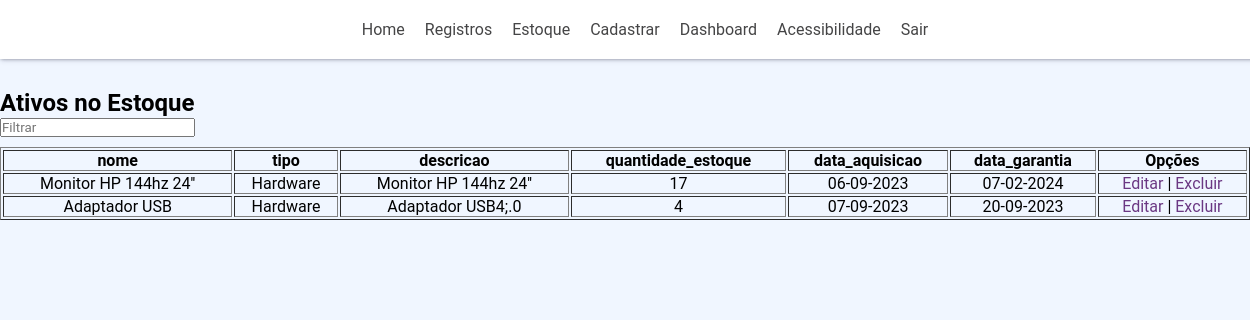
Page /estoque (signed in) on the committed database.
### aplicacao/models.py (models this page shows, shortened)
class Ativo(database.Model):
    id = database.Column(database.Integer, primary_key=True)
    nome = database.Column(database.String(75), nullable=False, unique=True)
    tipo = database.Column(database.String, nullable=False)
    descricao = database.Column(database.String(500), nullable=False)
    data_aquisicao = database.Column(database.DateTime, nullable=False)
    data_garantia = database.Column(database.DateTime, nullable=False)
    quantidade_estoque = database.Column(database.Integer, nullable=False)
    solicitacoes = database.relationship("Solicitacao", backref="ativo", lazy=True)
    transacoes = database.relationship("TransacaoEstoque", backref="ativo", lazy=True)

### aplicacao/routes.py (the view)
@app.route("/estoque")
@login_required
def estoque():
    if current_user.permissao < 2:
        return abort(403)
    ativos = Ativo.query.all()
    return render_template("estoque.html", ativos=ativos)

### aplicacao/models.py (called while the page is built)
@login_manager.user_loader
def load_user(id_usuario):
    return Usuario.query.filter_by(id=int(id_usuario)).first()

### aplicacao/templates/estoque.html (shortened to what this page needs)
{% extends 'base_perfil.html' %}
{% block body %}
<h2>Ativos no Estoque</h2>
<input type="text" id="input" placeholder="Filtrar">
<table border="1">
    <thead>
        <tr>
            <th>nome</th>
            <th>tipo</th>
            <th>descricao</th>
            <th>quantidade_estoque</th>
            <th>data_aquisicao</th>
            <th>data_garantia</th>
            <th>Opções</th>
        </tr>
    </thead>
    <tbody id="table">
        {% for ativo in ativos %}
        <tr>
            <td>{{ativo.nome}}</td>
            <td>{{ativo.tipo}}</td>
            <td>{{ativo.descricao}}</td>
            <td>{{ativo.quantidade_estoque}}</td>
            <td>{{ativo.data_aquisicao.strftime('%d-%m-%Y')}}</td>
            <td>{{ativo.data_garantia.strftime('%d-%m-%Y')}}</td>
            <td><a href="{{ url_for('get_item', item_type='ativo', action='edit', item_id=ativo.id) }}">Editar</a> |
                <a href="{{ url_for('get_item', item_type='ativo', action='delete', item_id=ativo.id) }}">Excluir</a></td>
        </tr>
    {% endfor %}
    </tbody>
</table>
{% endblock %}

### aplicacao/templates/base_perfil.html (shortened to what this page needs)
<!DOCTYPE html>
<html lang="en">
<head>
    <link rel="stylesheet" href="{{ url_for('static', filename='css/style.css')}}">
</head>
<body>
    <div class="container">
        <nav>
            {% if current_user.permissao < 2 %}
            <a href="/home">Criar Solicitação</a>
            <a href="/feed">Minhas Solicitações</a>
            {% else %}
            <a href="/home">Home</a>
            <div class="dropdown">
                <span>Registros</span>
            </div>
            <div class="dropdown">
                <span>Estoque</span>
            </div>
            <div class="dropdown">
                <span>Cadastrar</span>
            </div>
            <a href="/dashboard">Dashboard</a>
            {% endif %}
            <div class="dropdown">
                <span>Acessibilidade</span>
            </div>
            <a href="/logout">Sair</a>
        </nav>
        {% block body %}{% endblock %}
    </div>
</body>
</html>

### aplicacao/static/css/style.css (style rules this page uses)
* { font-family: 'Roboto', sans-serif; margin: 0; padding: 0; }
body { background-color: #f0f6ff; }
div.container { padding: 0px 0px 30px 0px; }
table td, th { overflow-x: auto; max-height: calc(100vh - 17px); }
table { width: 100vw; text-align: center; margin: 10px 0; }
table a { color: rgb(107, 56, 131); text-decoration: none; }
nav { justify-content: center; display: flex; gap: 20px; background-color: #fff; width: 100vw; padding: 20px; margin-bottom: 30px; box-shadow: rgba(50, 50, 93, 0.25) 0px 2px 5px -1px, rgba(0, 0, 0, 0.3) 0px 1px 3px -1px; }
nav a { color: #454546; text-decoration: none; text-align: center; }
.dropdown { position: relative; display: inline-block; }
.dropdown span { color: #454546; }

### rows in the picture
Ativo: nome "Monitor HP 144hz 24''", tipo "Hardware", descricao "Monitor HP 144hz 24''", quantidade_estoque "17", data_aquisicao "06-09-2023", data_garantia "07-02-2024"
Ativo: nome "Adaptador USB", tipo "Hardware", descricao "Adaptador USB4;.0", quantidade_estoque "4", data_aquisicao "07-09-2023", data_garantia "20-09-2023"
